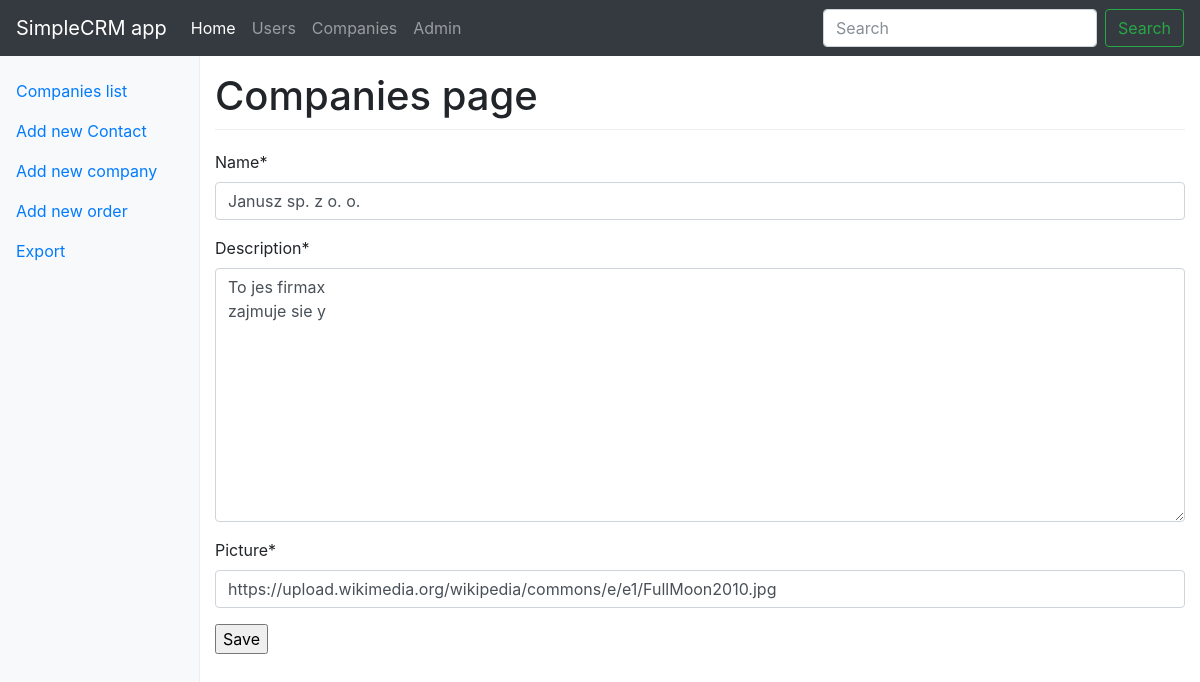
Before: /mycrm/company/1/edit/ with the older database file.
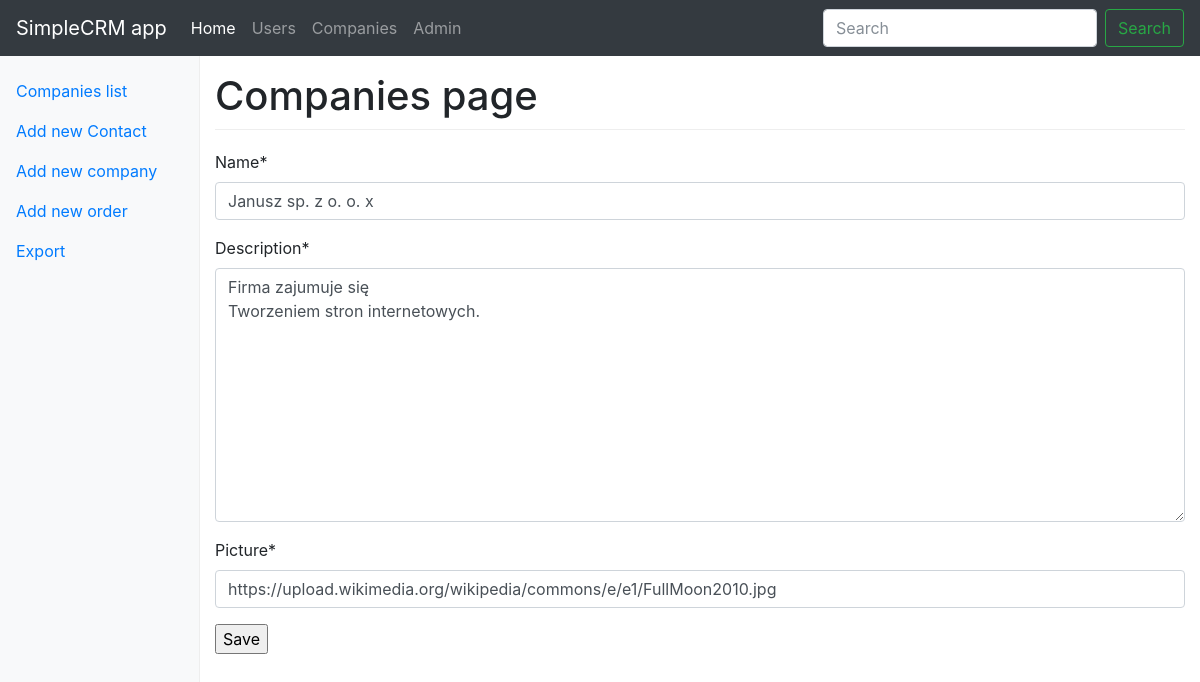
After: the same page with the newer database file.
### mycrm/models.py (models this page shows, shortened)
class Company(models.Model):
    name = models.CharField(max_length=200)
    description = models.TextField(max_length=2000)
    picture = models.CharField(max_length=500)
    ranking_position = models.IntegerField(default=0)
    class Meta:
        verbose_name = 'Company'
        verbose_name_plural = 'Companies'

### mycrm/views.py (the view)
# urls.py: url(r'^company/(?P<pk>[0-9]+)/edit/$', views.CompanyUpdate.as_view(), name="company_edit"),
class CompanyUpdate(UpdateView):
    form_class = forms.CompanyForm
    model = models.Company
    success_url = reverse_lazy('mycrm:company')

### mycrm/forms.py
class CompanyForm(forms.ModelForm):
    class Meta:
        model = Company
        fields=['name', 'description', 'picture']

### mycrm/templates/mycrm/company_form.html (shortened to what this page needs)
{% extends 'base.html' %}
{% load crispy_forms_tags %}
{% block sidebar_content %}
{% include '_companies_bar.html' %}
{% endblock %}
{% block content %}
<h1>Companies page</h1>
<form method="post" action="">
    {{ form|crispy }}
    <input type="submit" value="Save" />
</form>
{% endblock %}

Changed rows visible on the page:
changed Company "https://upload.wikimedia.org/wikipedia/commons/e/e1/FullMoon2010.jpg": name "Janusz sp. z o. o." → "Janusz sp. z o. o. x"; description "To jes firmax zajmuje sie y" → "Firma zajumuje się Tworzeniem stron internetowych."
